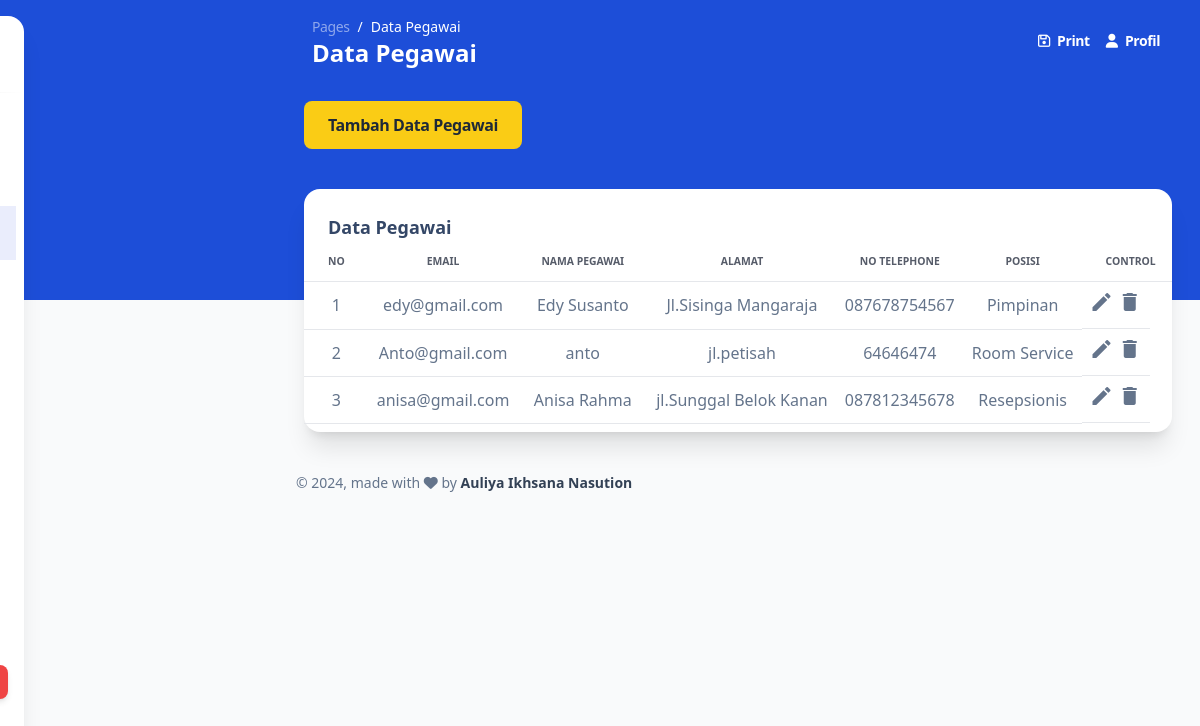
Screenshot of /admin/build/pages/datapegawai.php (signed in) with the database file from the repository.
### tables this page shows
CREATE TABLE `pegawai` (
  `pegawai_id` int(11) NOT NULL,
  `email` varchar(30) NOT NULL,
  `nama` varchar(100) NOT NULL,
  `alamat` varchar(255) NOT NULL,
  `no_telepon` varchar(20) NOT NULL,
  `posisi_id` int(11) DEFAULT NULL,
  `username` varchar(50) DEFAULT NULL,
  `password` varchar(50) DEFAULT NULL
);

CREATE TABLE `posisi` (
  `posisi_id` int(11) NOT NULL,
  `posisi` varchar(50) NOT NULL
);

### admin/build/pages/datapegawai.php (the view, shortened to what this page needs)
<?php
require "function/koneksi.php";
$query = "SELECT pegawai.pegawai_id, pegawai.email, pegawai.nama, pegawai.alamat, pegawai.no_telepon, posisi.posisi AS    nama_posisi
          FROM pegawai
          INNER JOIN posisi ON pegawai.posisi_id = posisi.posisi_id";
$result = $conn->query($query);
?>
<!DOCTYPE html>
<html>
<head>
  <link href="../assets/css/nucleo-icons.css" rel="stylesheet" />
  <link href="../assets/css/nucleo-svg.css" rel="stylesheet" />
  <link href="../assets/css/argon-dashboard-tailwind.css?v=1.0.1" rel="stylesheet" />
  <script src="https://cdn.tailwindcss.com"></script>
</head>
<body class="m-0 font-sans text-base antialiased font-normal  leading-default bg-gray-50 text-slate-500">
  <div class="absolute w-full bg-blue-700  min-h-75"></div>
    <aside class="fixed inset-y-0 flex-wrap items-center justify-between block w-full p-0 my-4 overflow-y-auto antialiased transition-transform duration-200 -translate-x-full bg-white border-0 shadow-xl  max-w-64 ease-nav-brand z-990 xl:ml-6 rounded-2xl xl:left-0 xl:translate-x-0" aria-expanded="false">
    <div class="h-19">
      <a class="block px-8 py-6 m-0 text-sm whitespace-nowrap text-slate-700" href="dashboard.php" target="_blank">
      </a>
    </div>
    <hr class="h-px mt-0 bg-transparent bg-gradient-to-r from-transparent via-black/40 to-transparent " />
    <div class="items-center block w-auto max-h-screen overflow-auto h-sidenav grow basis-full">
      <ul class="flex flex-col pl-0 mb-0">
        <li class="mt-0.5 w-full">
          <a class="py-2.7   text-sm ease-nav-brand my-0 mx-2 flex items-center whitespace-nowrap rounded-lg px-4 font-semibold text-slate-700 transition-colors" href="dashboard.php">
          </a>
        </li>
        <?php if($_SESSION['level'] == 1 || $_SESSION['level'] == 2) : ?>
        <li class="mt-0.5 w-full">
          <a class="  py-2.7 text-sm ease-nav-brand my-0 mx-2 flex items-center whitespace-nowrap px-4 transition-colors" href="datacustomer.php">
          </a>
        </li>
        <?php endif; ?>
        <?php if($_SESSION['level'] == 1) : ?>
        <li class="mt-0.5 w-full">
          <a class=" bg-blue-500/13 py-2.7 text-sm ease-nav-brand my-0 mx-2 flex items-center whitespace-nowrap px-4 transition-colors" href="datapegawai.php">
          </a>
        </li>
        <?php endif; ?>
        <li class="mt-0.5 w-full">
          <a class="  py-2.7 text-sm ease-nav-brand my-0 mx-2 flex items-center whitespace-nowrap px-4 transition-colors" href="datakamar.php">
          </a>
        </li>
        <li class="mt-0.5 w-full">
          <a class="  py-2.7 text-sm ease-nav-brand my-0 mx-2 flex items-center whitespace-nowrap px-4 transition-colors" href="datatipekamar.php">
          </a>
        </li>
        <?php if($_SESSION['level'] == 1 || $_SESSION['level'] == 2) : ?>
        <li class="mt-0.5 w-full">
          <a class="  py-2.7 text-sm ease-nav-brand my-0 mx-2 flex items-center whitespace-nowrap px-4 transition-colors" href="datapemesanan.php">
          </a>
        </li>
          <?php endif; ?>
      </ul>
    </div>
    <div class="mx-4 ">
      <div class="relative flex flex-col min-w-0 break-words bg-transparent border-0 shadow-none rounded-2xl bg-clip-border" sidenav-card>
        <div class="flex-auto w-full p-4 pt-0 text-center">
        </div>
      </div>
      <a class="inline-block w-full px-8 py-2 text-xs font-bold leading-normal text-center text-white align-middle transition-all ease-in bg-red-500 border-0 rounded-lg shadow-md select-none bg-150 bg-x-25 hover:shadow-xs hover:-translate-y-px" href="../../auth/logout.php">LOG OUT</a>
    </div>
  </aside>
  <main class="relative h-full max-h-screen transition-all duration-200 ease-in-out xl:ml-68 rounded-xl">
    <nav class="relative flex flex-wrap items-center justify-between px-0 py-2 mx-6 transition-all ease-in shadow-none duration-250 rounded-2xl lg:flex-nowrap lg:justify-start" navbar-main navbar-scroll="false">
      <div class="flex items-center justify-between w-full px-4 py-1 mx-auto flex-wrap-inherit">
        <nav>
          <ol class="flex flex-wrap pt-1 mr-12 bg-transparent rounded-lg sm:mr-16">
            <li class="text-sm leading-normal">
              <a class="text-white opacity-50" href="javascript:;">Pages</a>
            </li>
            <li class="text-sm pl-2 capitalize leading-normal text-white before:float-left before:pr-2 before:text-white before:content-['/']" aria-current="page">Data Pegawai</li>
          </ol>
          <h6 class="mb-0 font-bold text-white capitalize text-2xl">Data Pegawai</h6>
        </nav>
        <div class="flex items-center mt-2 grow sm:mt-0 sm:mr-6 md:mr-0 lg:flex lg:basis-auto">
          <ul class="flex flex-row justify-end pl-0 mb-0 list-none md-max:w-full">
              <li class="flex items-center">
              <a href="cetak/cetakpegawai.php" class="block px-4 py-2 text-sm font-semibold text-white transition-all ease-nav-brand">
                <i class="fa fa-floppy-o sm:mr-1"></i>
                <span class="hidden sm:inline">Print</span>
              </a>
              <a href="profile.php" class="block px-0 py-2 text-sm font-semibold text-white transition-all ease-nav-brand">
                <i class="fa fa-user sm:mr-1"></i>
                <span class="hidden sm:inline">Profil</span>
              </a>
            </li>
          </ul>
        </div>
      </div>
    </nav>
    <div class="mb-10 mt-5 w-fit">
      <a href="function/tambahdatapegawai.php" class="block ms-8 mt- py-3 px-6 rounded-lg bg-yellow-400 text-gray-800 hover:bg-slate-200 hover:scale-110 font-bold ">Tambah Data Pegawai</a>
    </div>
    <div class="flex flex-wrap -mx-3 ms-5 mt-4 me-4">
      <div class="flex-none w-full max-w-full px-3">
        <div class="relative flex flex-col min-w-0 mb-6 break-words bg-white border-0 border-transparent border-solid shadow-xl  rounded-2xl bg-clip-border">
          <div class="p-6 pb-0 mb-0 border-b-0 border-b-solid rounded-t-2xl border-b-transparent">
            <h6 class=" font-semibold text-lg">Data Pegawai</h6>
          </div>
          <div class="flex-auto px-0 pt-0 pb-2 ">
            <div class="p-0 overflow-x-auto">
              <table class="items-center w-full mb-0 align-top border-collapse  text-slate-500">
                <thead class="align-bottom">
                  <tr>
                    <th class="px-6 py-3 font-bold text-center uppercase align-middle bg-transparent border-b  #FFFFFFborder-collapse shadow-none   text-xxs border-b-solid tracking-none whitespace-nowrap text-slate-900 opacity-70 w-[5%]">No</th>
                    <th class="px-6 py-3 font-bold text-center uppercase align-middle bg-transparent border-b border-collapse shadow-none   text-xxs border-b-solid tracking-none whitespace-nowrap text-slate-900 opacity-70">Email</th>
                    <th class="px-6 py-3 font-bold text-center uppercase align-middle bg-transparent border-b border-collapse shadow-none   text-xxs border-b-solid tracking-none whitespace-nowrap text-slate-900 opacity-70">Nama Pegawai</th>
                    <th class="px-6 py-3 font-bold text-center uppercase align-middle bg-transparent border-b border-collapse shadow-none   text-xxs border-b-solid tracking-none whitespace-nowrap text-slate-900 opacity-70">Alamat</th>
                    <th class="px-6 py-3 font-bold text-center uppercase align-middle bg-transparent border-b border-collapse shadow-none   text-xxs border-b-solid tracking-none whitespace-nowrap text-slate-900 opacity-70">No Telephone</th>
                    <th class="px-6 py-3 font-bold text-center uppercase align-middle bg-transparent border-b border-collapse shadow-none   text-xxs border-b-solid tracking-none whitespace-nowrap text-slate-900 opacity-70">Posisi</th>
                    <th class="px-6 py-3 font-bold text-center uppercase align-middle bg-transparent border-b border-collapse shadow-none   text-xxs border-b-solid tracking-none whitespace-nowrap text-slate-900 opacity-70">Control</th>
                  </tr>
                </thead>
                <tbody class="align-center">
                <?php
                  $num = 1;
                  while ($pegawai = $result->fetch_assoc()) {
                  ?>
                    <tr>
                      <td class="p-2 align-middle bg-transparent border-b  whitespace-nowrap shadow-transparent text-center w-[5%]"><?= $num ?>
                      </td>
                      <td class="p-2 align-middle bg-transparent border-b  whitespace-nowrap shadow-transparent text-center"><?= $pegawai['email'] ?>
                      </td>
                      <td class="p-2 align-middle bg-transparent border-b  whitespace-nowrap shadow-transparent text-center"><?= $pegawai['nama'] ?>
                      </td>
                      <td class="p-2 align-middle bg-transparent border-b  whitespace-nowrap shadow-transparent text-center"><?= $pegawai['alamat'] ?>
                      </td>
                      <td class="p-2 align-middle bg-transparent border-b  whitespace-nowrap shadow-transparent text-center"><?= $pegawai['no_telepon'] ?>
                      </td>
                      <td class="p-2 align-middle bg-transparent border-b  whitespace-nowrap shadow-transparent text-center"><?= $pegawai['nama_posisi'] ?>
                      </td>
                      <td class="inline-block p-2 align-middle bg-transparent border-b  whitespace-nowrap shadow-transparent text-center">
                        <a href="function/editpegawai.php?id=<?= $pegawai['pegawai_id'] ?>"><i class="material-icons">edit</i></a>
                        <a href="function/hapuspegawai.php?id=<?= $pegawai['pegawai_id'] ?>" onclick=" return confirm ('Apakah Anda Yakin Ingin Menghapus data Ini ?');"><i class="material-icons">delete</i></a>
                      </td>
                    </tr>
                    <?php $num++;
                  }
                  ?>
                </tbody>
              </table>
            </div>
          </div>
        </div>
      </div>
    </div>
    <footer class="pt-4">
      <div class="w-full px-6 mx-auto">
        <div class="flex flex-wrap items-center -mx-3 lg:justify-between">
          <div class="w-full max-w-full px-3 mt-0 mb-6 shrink-0 lg:mb-0 lg:w-1/2 lg:flex-none">
            <div class="text-sm leading-normal text-center text-slate-500 lg:text-left">
              ©
              made with <i class="fa fa-heart"></i> by
              <span class="font-semibold text-slate-700 ">Auliya Ikhsana Nasution</span>
            </div>
          </div>
        </div>
      </div>
    </footer>
</body>
<script src="./assets/js/argon-dashboard-tailwind.js?v=1.0.1" async></script>
</html>

### rows the page displays
pegawai: email "edy@gmail.com", nama "Edy Susanto", alamat "Jl.Sisinga Mangaraja", no_telepon "087678754567", posisi.posisi "Pimpinan"
pegawai: email "Anto@gmail.com", nama "anto", alamat "jl.petisah", no_telepon "64646474", posisi.posisi "Room Service"
pegawai: email "anisa@gmail.com", nama "Anisa Rahma", alamat "jl.Sunggal Belok Kanan", no_telepon "087812345678", posisi.posisi "Resepsionis"
